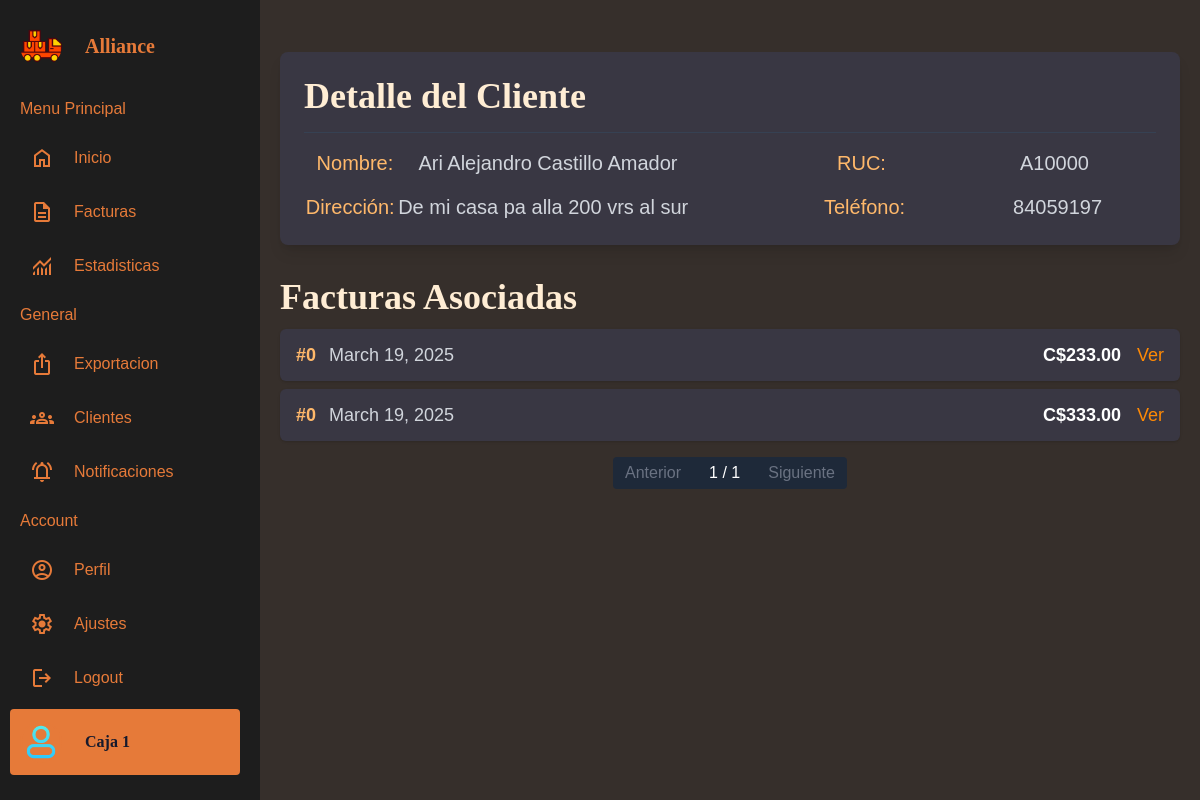
Before: /clientes/1/ with the older database file.
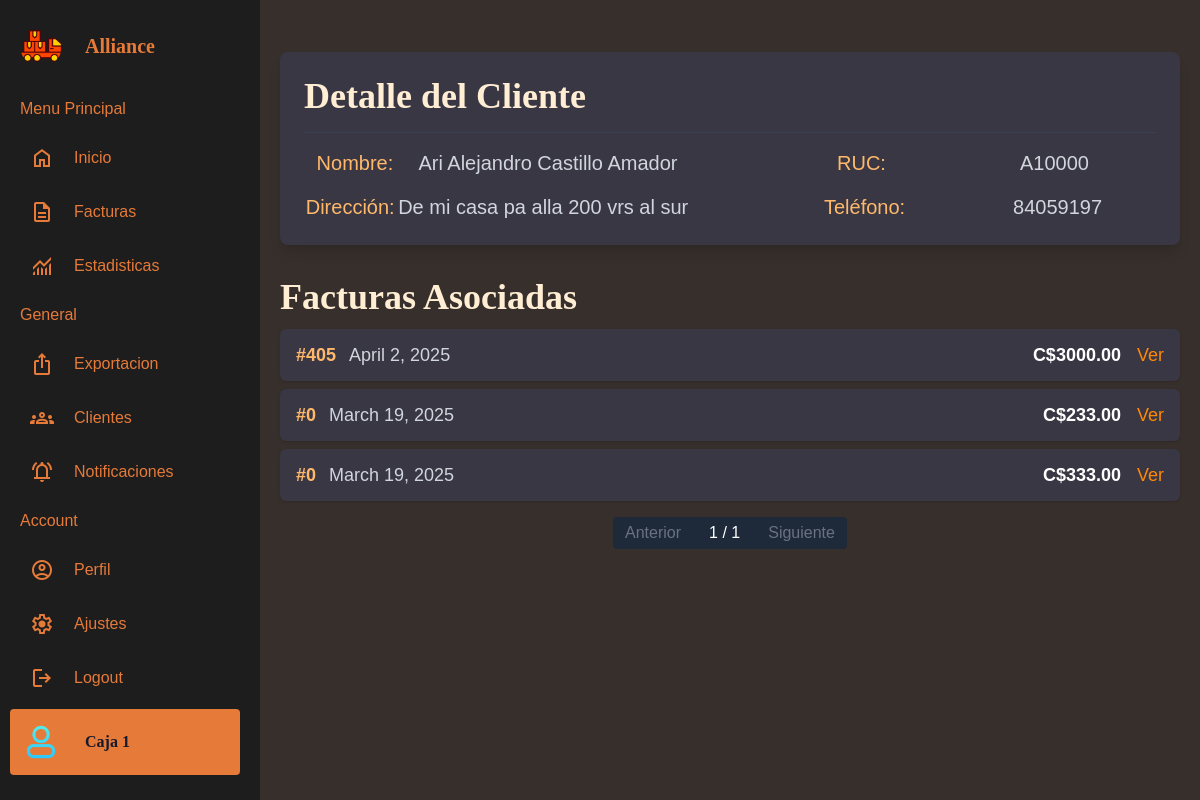
After: the same page with the newer database file.
### facturas/models.py (models this page shows, shortened)
class Invoice(models.Model):
    ESTADOS_FACTURA = [
        ('pendiente', 'Pendiente'),
        ('pagado', 'Pagado'),
        ('cancelado', 'Cancelado'),
    ]
    INVOICE_TYPES = [
        ('Ingreso', 'Ingreso'),
        ('Egreso', 'Egreso'),
        ('Caja', 'Caja'),
    ]
    client = models.ForeignKey(Client, related_name="invoices", on_delete=models.CASCADE)
    provider = models.CharField(max_length=100, blank=True, null=True)
    emitted_date = models.DateField(default=now)
    expire_date = models.DateField(null=True, blank=True)
    state = models.CharField(max_length=10, choices=ESTADOS_FACTURA, default='pagado')
    invoice_type = models.CharField(max_length=10, choices=INVOICE_TYPES, default='Ingreso')
    print_number = models.PositiveIntegerField(default=0)
    created_at = models.DateTimeField(auto_now_add=True)
    description = models.TextField(blank=True, null=True)
    @property
    def calc_total(self):
        return sum(service.price for service in self.services.all())  # Usando related_name="services"

class Service(models.Model):
    invoice = models.ForeignKey(Invoice, related_name="services", on_delete=models.CASCADE)
    specification = models.TextField(blank=True, null=True)
    price = models.DecimalField(max_digits=10, decimal_places=2)

### clientes/views.py (the view)
# urls.py: path('<int:client_id>/', views.client_detail, name='client_detail'),
def client_detail(request, client_id):
    client = get_object_or_404(Client, id=client_id)
    invoices = Invoice.objects.filter(client=client).order_by('-emitted_date')
    paginator = Paginator(invoices, 5)  # 5 facturas por página
    page_number = request.GET.get('page')
    page_obj = paginator.get_page(page_number)
    return render(request, 'client_detail.html', {
        'client': client,
        'page_obj': page_obj,
    })

### clientes/templates/client_detail.html (shortened to what this page needs)
{% extends 'base.html' %}
{% block content %}
<div class="max-w-8xl mx-auto mt-8 p-6 bg-[#393743] shadow-lg rounded-lg">
    <h2 class="text-4xl font-semibold text-orange-100 mb-4">Detalle del Cliente</h2>
    <div class="grid md:grid-cols-2 gap-x-20 gap-y-4 border-t border-gray-700 pt-4">
        <div class="flex justify-around items-center">
            <dt class="text-orange-300 font-medium text-xl">Nombre:</dt>
            <dd class="text-gray-300 text-xl">{{ client.name }}</dd>
        </div>
        <div class="flex justify-around items-center">
            <dt class="text-orange-300 font-medium text-xl">RUC:</dt>
            <dd class="text-gray-300 text-xl">{{ client.ruc }}</dd>
        </div>
        <div class="flex justify-around items-center">
            <dt class="text-orange-300 font-medium text-xl">Dirección:</dt>
            <dd class="text-gray-300 text-xl">{{ client.address }}</dd>
        </div>
        <div class="flex justify-around items-center">
            <dt class="text-orange-300 font-medium text-xl">Teléfono:</dt>
            <dd class="text-gray-300 text-xl">{{ client.phone }}</dd>
        </div>
    </div>
</div>
<h2 class="text-4xl font-semibold text-orange-100 mt-8">Facturas Asociadas</h2>
<ul class="mt-3 space-y-2">
    {% for invoice in page_obj %}
        <li class="flex justify-between bg-[#393743] px-4 py-3 rounded-md shadow-sm text-lg">
            <div>
                <span class="text-orange-300 font-semibold">#{{ invoice.print_number }}</span>
                <span class="text-gray-300 ml-2">{{ invoice.emitted_date }}</span>
            </div>
            <div class="flex gap-2">
                <span class="text-white font-semibold">C${{ invoice.calc_total }}</span>
                <a href="{% url 'invoice_detail' invoice.id %}" class="text-orange-400 hover:underline ml-2">
                    Ver
                </a>
            </div>
        </li>
    {% empty %}
        <li class="text-gray-500 italic text-lg">Este cliente no tiene facturas registradas.</li>
    {% endfor %}
</ul>
<div class="mt-4 flex justify-center">
    {% if page_obj.has_previous %}
        <a href="?page={{ page_obj.previous_page_number }}" class="px-3 py-1 bg-gray-700 text-white rounded-l hover:bg-gray-600">Anterior</a>
    {% else %}
        <span class="px-3 py-1 bg-gray-800 text-gray-500 rounded-l">Anterior</span>
    {% endif %}
    <span class="px-4 py-1 bg-gray-800 text-white">{{ page_obj.number }} / {{ page_obj.paginator.num_pages }}</span>
    {% if page_obj.has_next %}
        <a href="?page={{ page_obj.next_page_number }}" class="px-3 py-1 bg-gray-700 text-white rounded-r hover:bg-gray-600">Siguiente</a>
    {% else %}
        <span class="px-3 py-1 bg-gray-800 text-gray-500 rounded-r">Siguiente</span>
    {% endif %}
</div>
{% endblock %}

Changed rows visible on the page:
added Invoice: print_number "405", emitted_date "April 2, 2025", calc_total "3000.00"
